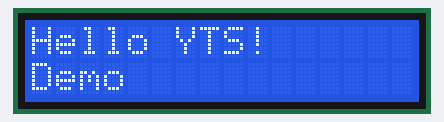
The sketch below on a simulated ESP32. Parts: 16×2 character LCD.

Above: at 0.1 s.
At 2.26 s:
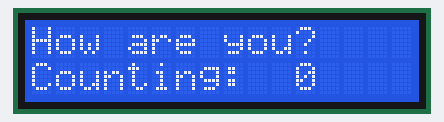
At 11.36 s:
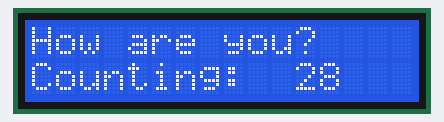
At 20.8 s:
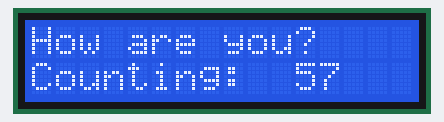
At 30.24 s:
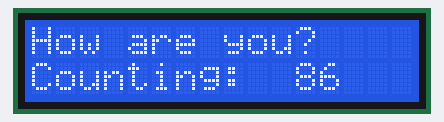
At 39.69 s:
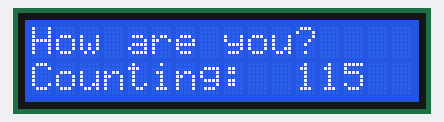

The sketch:

M3-LCD.ino
```cpp
#include <LiquidCrystal_I2C.h>

// Set up LCD JDH 162A 16x2 display
// Create the lcd object
LiquidCrystal_I2C lcd(0x27, 16, 2); // set the LCD address to 0x27 for a 16 chars and 2 line display
// 0x27 is a default address. If it does not work, try 0x3F

int count = 0;

void setup() {
  lcd.begin(); // initialize the lcd
  // Turn on the backlight on LCD.
  lcd.backlight();
  lcd.print("Hello YTS!");
  lcd.setCursor(0,1);
  lcd.print("Demo");
  delay(2000);
}


void loop() {
 // ESP32 LCD-1602-I2C
  lcd.clear();// clear previous values from screen
  lcd.print("How are you?");
  lcd.setCursor(0,1);
  lcd.print("Counting:");
  lcd.setCursor(11,1);
  lcd.print(count);
  count++;
  delay(200);
  delay(100);
}
```
